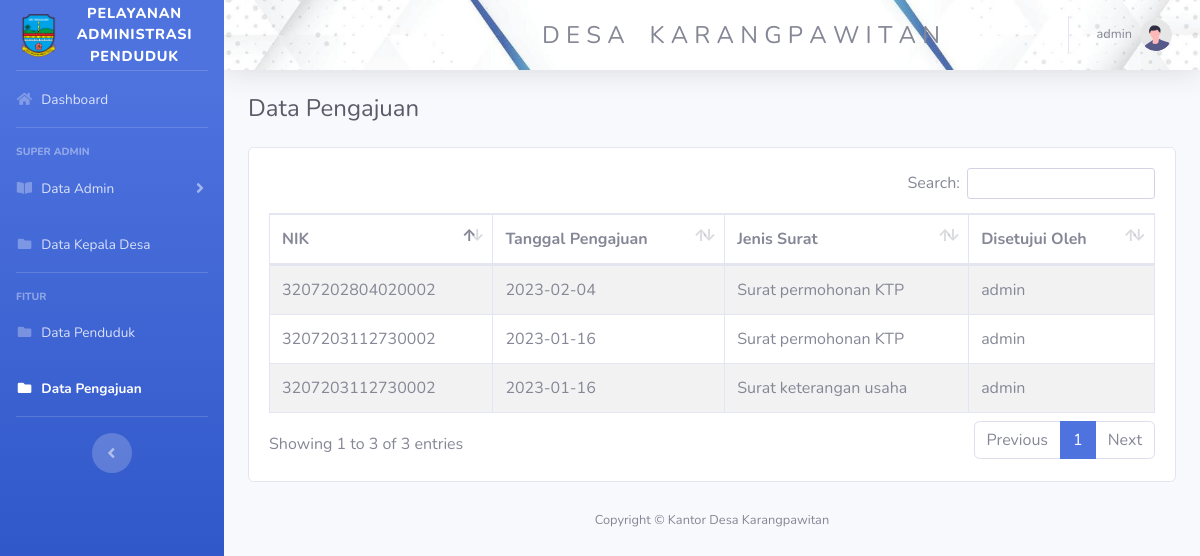
Page /view_data_pengajuan.php (signed in) on the committed database.
### tables this page shows
CREATE TABLE IF NOT EXISTS `pelayanan` (
`id_pelayanan` int(11) NOT NULL,
  `id_pengajuan` int(11) NOT NULL,
  `id_akun` int(11) NOT NULL
);

CREATE TABLE IF NOT EXISTS `pengajuan` (
`id_pengajuan` int(11) NOT NULL,
  `tgl_pengajuan` date DEFAULT NULL,
  `gambar_ktp` varchar(150) NOT NULL,
  `gambar_kk` varchar(150) NOT NULL,
  `gambar_akta` varchar(150) NOT NULL,
  `catatan` varchar(150) NOT NULL,
  `nik` bigint(20) NOT NULL,
  `id_jenis_surat` int(11) NOT NULL
);

CREATE TABLE IF NOT EXISTS `akun` (
`id_akun` int(11) NOT NULL,
  `nama_akun` varchar(50) NOT NULL,
  `username_akun` varchar(16) NOT NULL,
  `password_akun` varchar(16) NOT NULL,
  `akses` varchar(20) NOT NULL
);

### view_data_pengajuan.php (the view, shortened to what this page needs)
<!DOCTYPE html>
<html lang="en">
<head>
    <link href="vendor/fontawesome-free/css/all.min.css" rel="stylesheet" type="text/css">
    <link href="css/sb-admin-2.min.css" rel="stylesheet">
    <link rel="stylesheet" type="text/css" href="css/style.css">
    <link href="vendor/datatables/dataTables.bootstrap4.min.css" rel="stylesheet">
</head>
<body id="page-top">
    <div id="wrapper">
        <ul class="navbar-nav bg-gradient-primary samping sidebar sidebar-dark accordion" id="accordionSidebar">
            <a class="sidebar-brand d-flex align-items-center justify-content-center" href="dashboard_super.php">
                <div class="sidebar-brand-icon">
                    <img src="img/Logo.png" class="img-logo">
                </div>
                <div class="sidebar-brand-text mx-3 text">Pelayanan Administrasi Penduduk</div>
            </a>
            <hr class="sidebar-divider my-0">
            <li class="nav-item">
                <a class="nav-link" href="dashboard_super.php">
                    <i class="fas fa-fw fa-home"></i>
                    <span>Dashboard</span></a>
            </li>
            <hr class="sidebar-divider">
            <div class="sidebar-heading">
                Super Admin
            </div>
            <li class="nav-item">
                <a class="nav-link collapsed" href="#" data-toggle="collapse" data-target="#collapseTwo"
                    aria-expanded="true" aria-controls="collapseTwo">
                    <i class="fas fa-fw fa-book-open"></i>
                    <span>Data Admin</span>
                </a>
            </li>
            <li class="nav-item">
                <a class="nav-link" href="view_kepala_desa.php">
                    <i class="fas fa-fw fa-folder"></i>
                    <span>Data Kepala Desa</span></a>
            </li>
            <hr class="sidebar-divider">
            <div class="sidebar-heading">
                Fitur
            </div>
            <li class="nav-item">
                <a class="nav-link" href="view_data_penduduk.php">
                    <i class="fas fa-fw fa-folder"></i>
                    <span>Data Penduduk</span></a>
            </li>
			<li class="nav-item active">
                <a class="nav-link" href="view_data_pengajuan.php">
                    <i class="fas fa-fw fa-folder"></i>
                    <span>Data Pengajuan</span></a>
            </li>
            <hr class="sidebar-divider d-none d-md-block">
            <div class="text-center d-none d-md-inline">
                <button class="rounded-circle border-0" id="sidebarToggle"></button>
            </div>
        </ul>
        <div id="content-wrapper" class="d-flex flex-column">
            <div id="content" class="tengah">
                <nav class="navbar navbar-expand navbar-light img bg-white topbar mb-4 static-top shadow">
                    <h4  style="margin-left: 32%; margin-top: 1%;"> D E S A  &nbsp;&nbsp; K A R A N G P A W I T A N</h4>
                    <ul class="navbar-nav ml-auto">
                        <li class="nav-item dropdown no-arrow">
                            <a class="nav-link dropdown-toggle" href="#" id="userDropdown" role="button"
                                data-toggle="dropdown" aria-haspopup="true" aria-expanded="false">
                                <span class="mr-2 d-none d-lg-inline text-gray-600 small"><?php echo $_SESSION['username_akun']; ?></span>
                                <img class="img-profile rounded-circle"
                                    src="img/undraw_profile.svg">
                            </a>
                        </li>
                    </ul>
                </nav>
                <div class="container-fluid">
					<div class="d-sm-flex align-items-center justify-content-between mb-4">
                        <h4 class=" mb-0 text-gray-800">Data Pengajuan</h4>
                    </div>
					<div class="card">
						<div class="card-body">
							<table id="example1" class="table table-bordered table-striped">
								<thead>
									<tr>
										<th>NIK</th>
										<th>Tanggal Pengajuan</th>
										<th>Jenis Surat</th>
										<th>Disetujui Oleh</th>
									</tr>
								</thead>
							<tbody>
						<?php
							require ('koneksi.php');
							$result= mysqli_query($conn, "SELECT * from pelayanan INNER JOIN pengajuan ON pelayanan.id_pengajuan=pengajuan.id_pengajuan INNER JOIN akun ON pelayanan.id_akun=akun.id_akun");
							while ($data = mysqli_fetch_array($result)){
						?>
						<tr>
							<td><?= $data['nik']; ?></td>
							<td><?= $data['tgl_pengajuan']; ?></td>
							<td>
								<?php
									switch ($data['id_jenis_surat']) {
										case 2:
											echo "Surat keterangan usaha";
											break;
										case 3:
											echo "Surat permohonan KTP";
											break;
									}
								?>
							</td>
							<td><?php echo $data['nama_akun']; ?></td>
						</tr>
						<?php
							}
						?>
					</tbody>
				</table>
			</div>
		</div>
	</div>
            <footer class="sticky-footer">
                <div class="container my-auto">
                    <div class="copyright text-center my-auto">
                        <span>Copyright &copy; Kantor Desa Karangpawitan</span>
                    </div>
                </div>
            </footer>
        </div>
    </div>
</body>
</html>

### css/style.css (style rules this page uses)
.samping { background-color: #1C2833; }
.text { font-size: 90%; }

### view_data_pengajuan.php (style rules this page uses)
.img-logo { width: 45px; height: 45px; }
.img { background-image: url("img/a.jpg"); background-position: center; background-repeat: no-repeat; background-size: cover; position: relative; }

### rows in the picture
pelayanan: id_pengajuan.nik "3207203112730002", id_pengajuan.tgl_pengajuan "2023-01-16", shows "Surat permohonan KTP", id_akun.nama_akun "admin"
pelayanan: id_pengajuan.nik "3207203112730002", id_pengajuan.tgl_pengajuan "2023-01-16", shows "Surat keterangan usaha", id_akun.nama_akun "admin"
pelayanan: id_pengajuan.nik "3207202804020002", id_pengajuan.tgl_pengajuan "2023-02-04", shows "Surat permohonan KTP", id_akun.nama_akun "admin"

### other values in the picture
$_SESSION['username_akun'] "admin"
